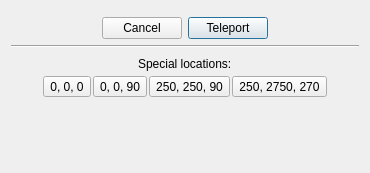
<?xml version="1.0" encoding="UTF-8"?>
<ui version="4.0">
 <class>TeleportDialog</class>
 <widget class="QDialog" name="TeleportDialog">
  <property name="geometry">
   <rect>
    <x>0</x>
    <y>0</y>
    <width>370</width>
    <height>173</height>
   </rect>
  </property>
  <property name="windowTitle">
   <string>Teleportation</string>
  </property>
  <layout class="QVBoxLayout" name="verticalLayout_2">
   <item>
    <widget class="Tools::PointEdit" name="pointEditor" native="true"/>
   </item>
   <item>
    <layout class="QHBoxLayout" name="horizontalLayout">
     <item>
      <spacer name="horizontalSpacer">
       <property name="orientation">
        <enum>Qt::Horizontal</enum>
       </property>
       <property name="sizeHint" stdset="0">
        <size>
         <width>40</width>
         <height>20</height>
        </size>
       </property>
      </spacer>
     </item>
     <item>
      <widget class="QPushButton" name="btnCancel">
       <property name="text">
        <string>Cancel</string>
       </property>
       <property name="autoDefault">
        <bool>false</bool>
       </property>
      </widget>
     </item>
     <item>
      <widget class="QPushButton" name="btnSend">
       <property name="text">
        <string>Teleport</string>
       </property>
       <property name="autoDefault">
        <bool>false</bool>
       </property>
       <property name="default">
        <bool>true</bool>
       </property>
      </widget>
     </item>
     <item>
      <spacer name="horizontalSpacer_6">
       <property name="orientation">
        <enum>Qt::Horizontal</enum>
       </property>
       <property name="sizeHint" stdset="0">
        <size>
         <width>40</width>
         <height>20</height>
        </size>
       </property>
      </spacer>
     </item>
    </layout>
   </item>
   <item>
    <widget class="Line" name="line">
     <property name="orientation">
      <enum>Qt::Horizontal</enum>
     </property>
    </widget>
   </item>
   <item>
    <layout class="QVBoxLayout" name="verticalLayout">
     <property name="spacing">
      <number>2</number>
     </property>
     <item>
      <layout class="QHBoxLayout" name="horizontalLayout_3">
       <item>
        <spacer name="horizontalSpacer_4">
         <property name="orientation">
          <enum>Qt::Horizontal</enum>
         </property>
         <property name="sizeHint" stdset="0">
          <size>
           <width>40</width>
           <height>20</height>
          </size>
         </property>
        </spacer>
       </item>
       <item>
        <widget class="QLabel" name="label">
         <property name="text">
          <string>Special locations:</string>
         </property>
        </widget>
       </item>
       <item>
        <spacer name="horizontalSpacer_5">
         <property name="orientation">
          <enum>Qt::Horizontal</enum>
         </property>
         <property name="sizeHint" stdset="0">
          <size>
           <width>40</width>
           <height>20</height>
          </size>
         </property>
        </spacer>
       </item>
      </layout>
     </item>
     <item>
      <layout class="QHBoxLayout" name="horizontalLayout_2">
       <item>
        <spacer name="horizontalSpacer_2">
         <property name="orientation">
          <enum>Qt::Horizontal</enum>
         </property>
         <property name="sizeHint" stdset="0">
          <size>
           <width>40</width>
           <height>20</height>
          </size>
         </property>
        </spacer>
       </item>
       <item>
        <widget class="QToolButton" name="btnOrigin">
         <property name="text">
          <string>0, 0, 0</string>
         </property>
        </widget>
       </item>
       <item>
        <widget class="QToolButton" name="btnOrigin2">
         <property name="text">
          <string>0, 0, 90</string>
         </property>
        </widget>
       </item>
       <item>
        <widget class="QToolButton" name="btnStart1">
         <property name="text">
          <string>250, 250, 90</string>
         </property>
        </widget>
       </item>
       <item>
        <widget class="QToolButton" name="btnStart2">
         <property name="text">
          <string>250, 2750, 270</string>
         </property>
        </widget>
       </item>
       <item>
        <spacer name="horizontalSpacer_3">
         <property name="orientation">
          <enum>Qt::Horizontal</enum>
         </property>
         <property name="sizeHint" stdset="0">
          <size>
           <width>40</width>
           <height>20</height>
          </size>
         </property>
        </spacer>
       </item>
      </layout>
     </item>
    </layout>
   </item>
   <item>
    <spacer name="verticalSpacer">
     <property name="orientation">
      <enum>Qt::Vertical</enum>
     </property>
     <property name="sizeHint" stdset="0">
      <size>
       <width>20</width>
       <height>40</height>
      </size>
     </property>
    </spacer>
   </item>
  </layout>
 </widget>
 <customwidgets>
  <customwidget>
   <class>Tools::PointEdit</class>
   <extends>QWidget</extends>
   <header>PointEdit.h</header>
   <container>1</container>
  </customwidget>
 </customwidgets>
 <resources/>
 <connections>
  <connection>
   <sender>btnCancel</sender>
   <signal>clicked()</signal>
   <receiver>TeleportDialog</receiver>
   <slot>reject()</slot>
   <hints>
    <hint type="sourcelabel">
     <x>92</x>
     <y>49</y>
    </hint>
    <hint type="destinationlabel">
     <x>29</x>
     <y>92</y>
    </hint>
   </hints>
  </connection>
 </connections>
</ui>
